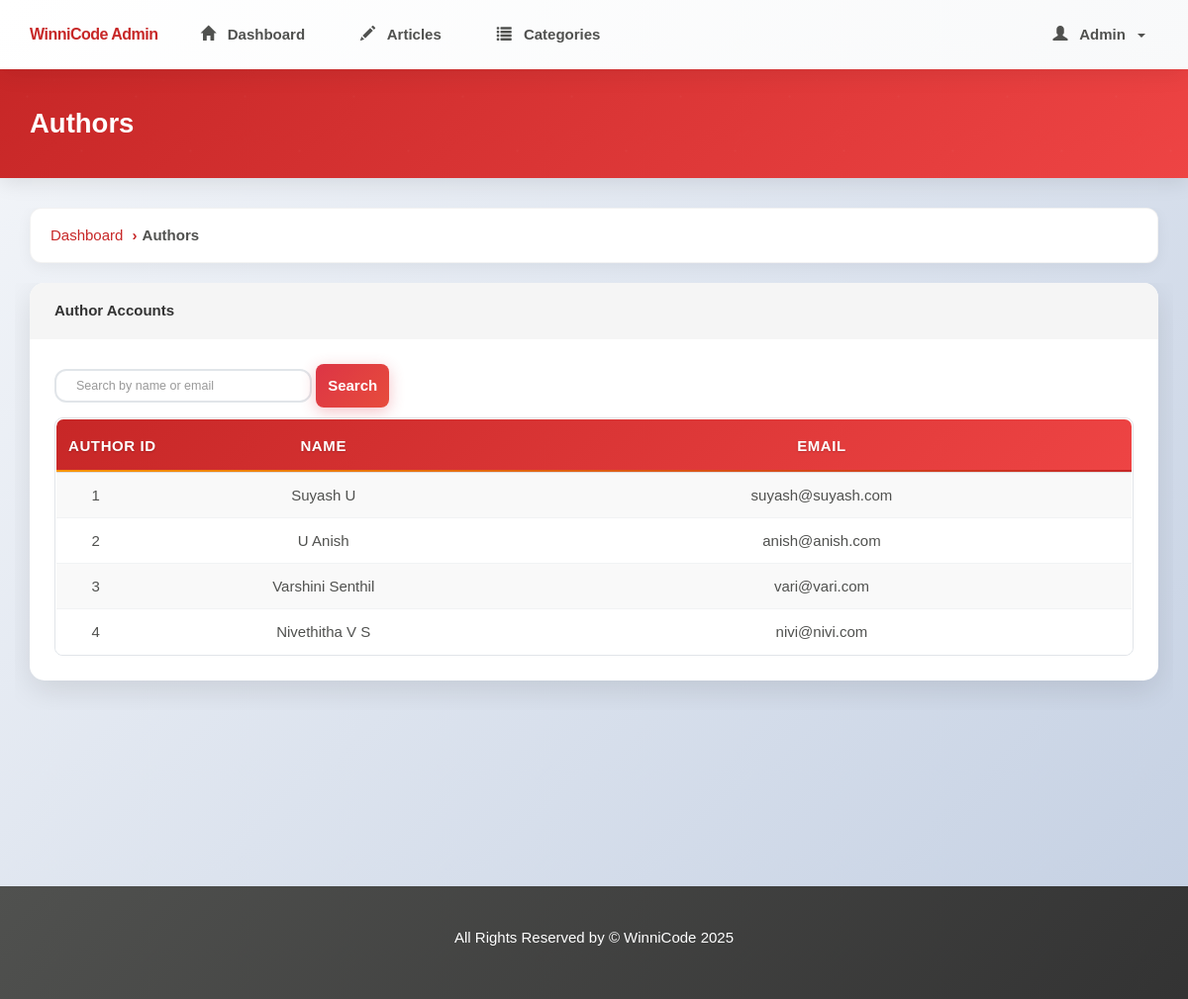
/admin/authors.php (signed in), run on an earlier commit of the app's database.
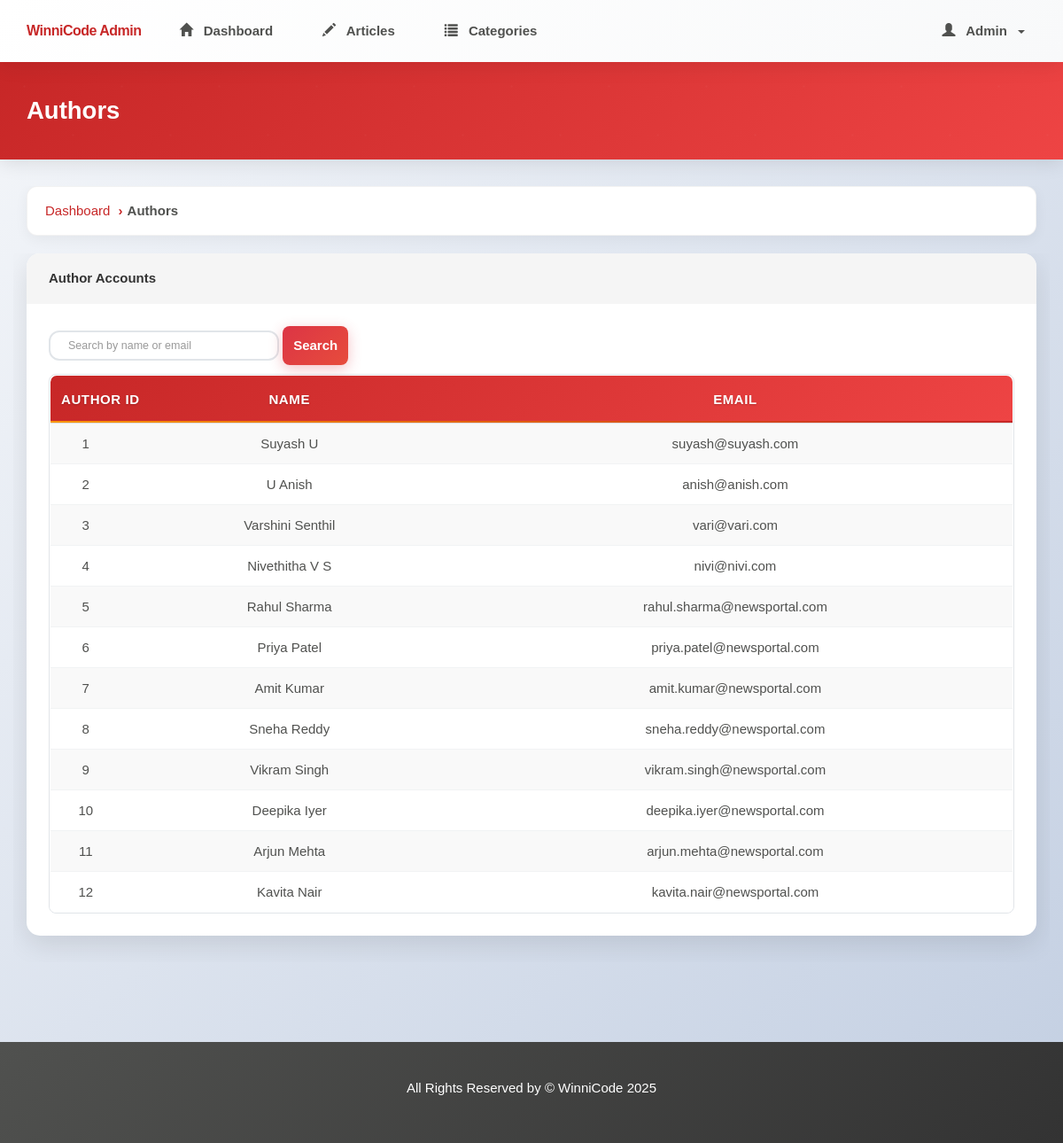
And on a later commit of the database.
### tables this page shows
CREATE TABLE `author` (
  `author_id` int(11) NOT NULL,
  `author_name` varchar(35) NOT NULL,
  `author_password` varchar(100) NOT NULL,
  `author_email` varchar(45) NOT NULL
);

### admin/authors.php (the view, shortened to what this page needs)
<?php
require('./includes/nav.inc.php');
?>
<section id="breadcrumb">
    <div class="container">
        <ol class="breadcrumb">
            <li><a href="./index.php">Dashboard</a></li>
            <li class="active">Authors</li>
        </ol>
    </div>
</section>
<section id="main">
    <div class="container">
        <div class="row">
            <div class="col-md-12">
                <div class="panel panel-default">
                    <div class="panel-heading">
                        <h4 class="panel-title">Author Accounts</h4>
                    </div>
                    <div class="panel-body">
                        <form method="get" class="form-inline" style="margin-bottom: 1rem;">
                            <input type="text" name="search" class="form-control" placeholder="Search by name or email"
                                value="<?php echo isset($_GET['search']) ? htmlspecialchars($_GET['search']) : ''; ?>">
                            <button type="submit" class="btn btn-danger">Search</button>
                        </form>
                        <div class="table-responsive">
                            <table class="table table-striped table-hover article-list">
                                <thead>
                                    <tr>
                                        <th>Author ID</th>
                                        <th>Name</th>
                                        <th>Email</th>
                                    </tr>
                                </thead>
                                <tbody>
                                    <?php
                                    include_once '../includes/database.inc.php';
                                    $search = isset($_GET['search']) ? trim($_GET['search']) : '';
                                    if ($search !== '') {
                                        $search_escaped = mysqli_real_escape_string($con, $search);
                                        $author_sql = "SELECT author_id, author_name, author_email FROM author WHERE author_name LIKE '%$search_escaped%' OR author_email LIKE '%$search_escaped%' ORDER BY author_id ASC";
                                    } else {
                                        $author_sql = "SELECT author_id, author_name, author_email FROM author ORDER BY author_id ASC";
                                    }
                                    $author_result = mysqli_query($con, $author_sql);
                                    if (mysqli_num_rows($author_result) > 0) {
                                        while ($author = mysqli_fetch_assoc($author_result)) {
                                            echo '<tr>';
                                            echo '<td>' . $author['author_id'] . '</td>';
                                            echo '<td>' . htmlspecialchars($author['author_name']) . '</td>';
                                            echo '<td>' . htmlspecialchars($author['author_email']) . '</td>';
                                            echo '</tr>';
                                        }
                                    } else {
                                        echo '<tr><td colspan="3" align="center">No authors found.</td></tr>';
                                    }
                                    ?>
                                </tbody>
                            </table>
                        </div>
                    </div>
                </div>
            </div>
        </div>
    </div>
</section>
<?php
require('./includes/footer.inc.php');
?>

### admin/includes/nav.inc.php (shortened to what this page needs)
<?php
$admin_name = "Admin";
$uri = $_SERVER['REQUEST_URI'];
$page_title = "";
$home = true;
$category = false;
$article = false;
if (strpos($uri, "/authors.php") != false) {
  $page_title = "Authors";
  $home = false;
}
?>
<!DOCTYPE html>
<html lang="en">
<head>
  <link href="../assets/css/partials/4-component.css" rel="stylesheet" />
  <link rel="stylesheet" href="https://maxcdn.bootstrapcdn.com/bootstrap/3.3.7/css/bootstrap.min.css" />
  <link href="../assets/css/admin/style.css" rel="stylesheet" />
  <link href="../assets/css/partials/1-variables.css" rel="stylesheet" />
  <link href="https://cdn.jsdelivr.net/npm/sweetalert2@11.10.1/dist/sweetalert2.min.css" rel="stylesheet">
</head>
<body>
  <nav class="navbar navbar-default navbar-static-top">
    <div class="container">
      <div class="navbar-header">
        <a class="navbar-brand">
          WinniCode Admin
        </a>
      </div>
      <div id="navbar" class="collapse navbar-collapse">
        <ul class="nav navbar-nav">
          <li <?php if ($home)
            echo 'class="active"' ?>>
              <a href="./index.php">
                <i class="glyphicon glyphicon-home"></i>
                Dashboard
              </a>
            </li>
            <li <?php if ($article)
            echo 'class="active"' ?>>
              <a href="./articles.php">
                <i class="glyphicon glyphicon-pencil"></i>
                Articles
              </a>
            </li>
            <li <?php if ($category)
            echo 'class="active"' ?>>
              <a href="./categories.php">
                <i class="glyphicon glyphicon-list"></i>
                Categories
              </a>
            </li>
          </ul>
          <ul class="nav navbar-nav navbar-right">
            <li class="dropdown">
              <a href="#" class="dropdown-toggle" data-toggle="dropdown" role="button" aria-haspopup="true"
                aria-expanded="false">
                <i class="glyphicon glyphicon-user"></i>
              <?php echo $admin_name ?>
              <span class="caret"></span>
            </a>
          </li>
        </ul>
      </div>
    </div>
  </nav>
  <header id="header">
    <div class="container">
      <div class="row">
        <div class="col-md-12">
          <h1><?php echo $page_title ?></h1>
        </div>
      </div>
    </div>
  </header>

### admin/includes/footer.inc.php
<footer id="footer">
  <div class="container">
    <div class="row">
      <div>
        <p>All Rights Reserved by &copy; WinniCode 2025</p>
      </div>
    </div>
  </div>
</footer>
</body>
</html>

### assets/css/partials/4-component.css (style rules this page uses)
.container { width: 100%; padding-right: 15px; padding-left: 15px; margin-right: auto; margin-left: auto; max-width: 100%; overflow-x: hidden; word-wrap: break-word; overflow-wrap: break-word; }
.btn { display: inline-block; border: none; background: var(--dark-color); color: #fff; text-decoration: none; font-family: var(--ff-nunito); padding: 0.5rem 0.75rem; border-radius: var(--border-radius); transition: all 200ms ease-in-out; }

### assets/css/partials/1-variables.css (style rules this page uses)
:root { --primary-color: #c72727; --secondary-color: #f99500; --light-color: #f1f1f1; --dark-color: #50514f; --black-color: #333333; --tag-trend-color: #fa163f; --tag-yellow-color: #ffbe0b; --tag-purple-color: #8338ec; --tag-blue-color: #3a86ff; --tag-green-color: #00ff73; --tag-orange-color: #ef4339; --tag-pink-color: #ff0a54; --tag-brown-color: #663f3f; --hover-color: #ee4444; --active-color: #b90615; --ts-xs: 0.625rem; --ts-vs: 0.75rem; --ts-sml: 1rem; --ts-md: 1.25rem; --ts-lg: 1.5rem; --hs-vs: 1.6rem; --hs-sml: 2.25rem; --hs-md: 2.75rem; --hs-lg: 3.5rem; --ff-monts: "Montserrat", sans-serif; --ff-nunito: "Nunito Sans", sans-serif; --ff-noto: "Noto Serif", serif; --ff-robo: "Roboto", sans-serif; --border-radius: 5px; --space-xs: 0.5rem; --space-sm: 1rem; --space-md: 1.5rem; --space-lg: 2rem; --space-xl: 3rem; --lh-tight: 1.2; --lh-normal: 1.5; --lh-relaxed: 1.7; --lh-loose: 1.8; }

What changed in the data, as far as the page shows it:
added author: author_id "5", author_name "Rahul Sharma", author_email "rahul.sharma@newsportal.com"
added author: author_id "6", author_name "Priya Patel", author_email "priya.patel@newsportal.com"
added author: author_id "7", author_name "Amit Kumar", author_email "amit.kumar@newsportal.com"
added author: author_id "8", author_name "Sneha Reddy", author_email "sneha.reddy@newsportal.com"
added author: author_id "9", author_name "Vikram Singh", author_email "vikram.singh@newsportal.com"
added author: author_id "10", author_name "Deepika Iyer", author_email "deepika.iyer@newsportal.com"
added author: author_id "11", author_name "Arjun Mehta", author_email "arjun.mehta@newsportal.com"
added author: author_id "12", author_name "Kavita Nair", author_email "kavita.nair@newsportal.com"
